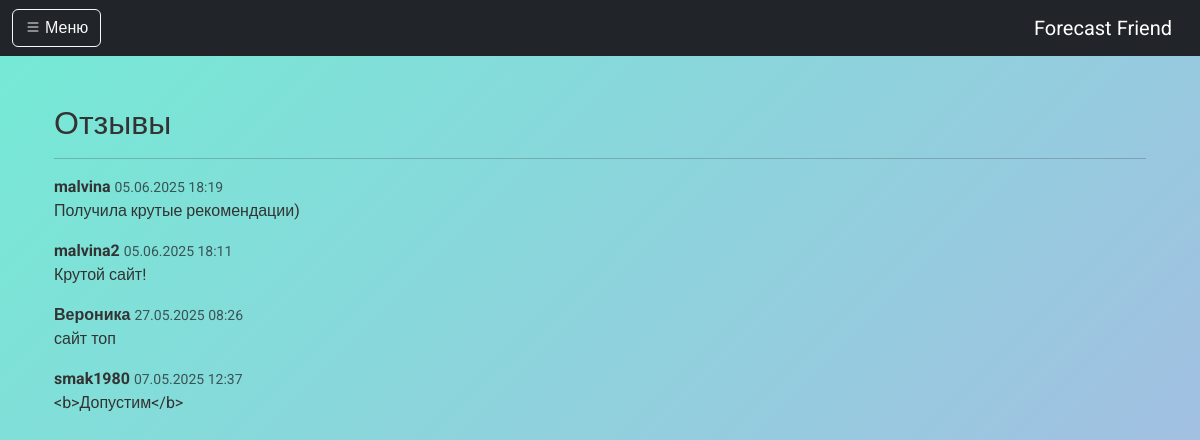
The app's page /reviews/ with its own data.
### core/models.py (models this page shows, shortened)
class Review(models.Model):
    user = models.ForeignKey(User, on_delete=models.CASCADE)
    text = models.TextField("Текст отзыва")
    created_at = models.DateTimeField(auto_now_add=True)
    is_visible = models.BooleanField(default=True)

### core/views.py (the view)
# urls.py: path('reviews/', review_page, name='review_page'),
def review_page(request):
    reviews = Review.objects.filter(is_visible=True).order_by('-created_at')
    form = ReviewForm(request.POST or None)
    if request.method == 'POST' and form.is_valid():
        review = form.save(commit=False)
        review.user = request.user
        review.save()
        return redirect('review_page')
    return render(request, 'reviews/reviews.html', {'form': form, 'reviews': reviews})

### core/templates/reviews/reviews.html (shortened to what this page needs)
{% extends 'base.html' %} {% block content %}
<div class="container mt-5">
  <h2>Отзывы</h2>
  <hr />
  {% for review in reviews %}
  <div class="mb-3">
    <strong>{{ review.user.username }}</strong>
    <small class="text-muted">{{ review.created_at|date:"d.m.Y H:i" }}</small>
    <p>{{ review.text }}</p>
  </div>
  {% empty %}
  <p>Пока нет отзывов.</p>
  {% endfor %}
</div>
{% endblock %}

### static/css/style.css (style rules this page uses)
body { font-family: 'Roboto', sans-serif; background: linear-gradient(135deg, #74ebd5, #acb6e5); min-height: 100vh; margin: 0; padding: 0; color: #333; }

### records on screen
Review: user.username "malvina", created_at "05.06.2025 18:19", text "Получила крутые рекомендации)"
Review: user.username "malvina2", created_at "05.06.2025 18:11", text "Крутой сайт!"
Review: user.username "Вероника", created_at "27.05.2025 08:26", text "сайт топ"
Review: user.username "smak1980", created_at "07.05.2025 12:37", text "<b>Допустим</b>"
